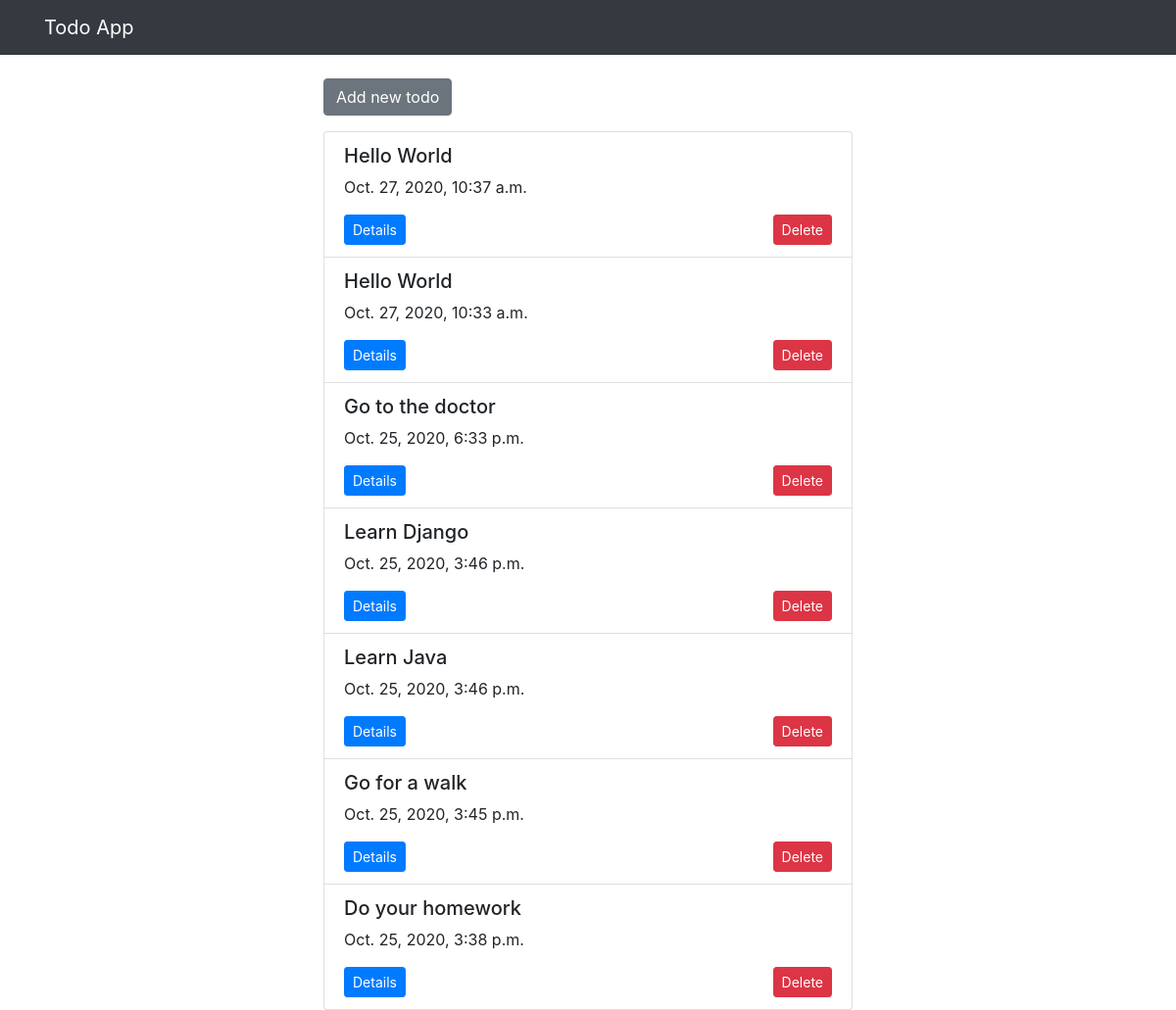
/todos/, run on an earlier commit of the app's database.
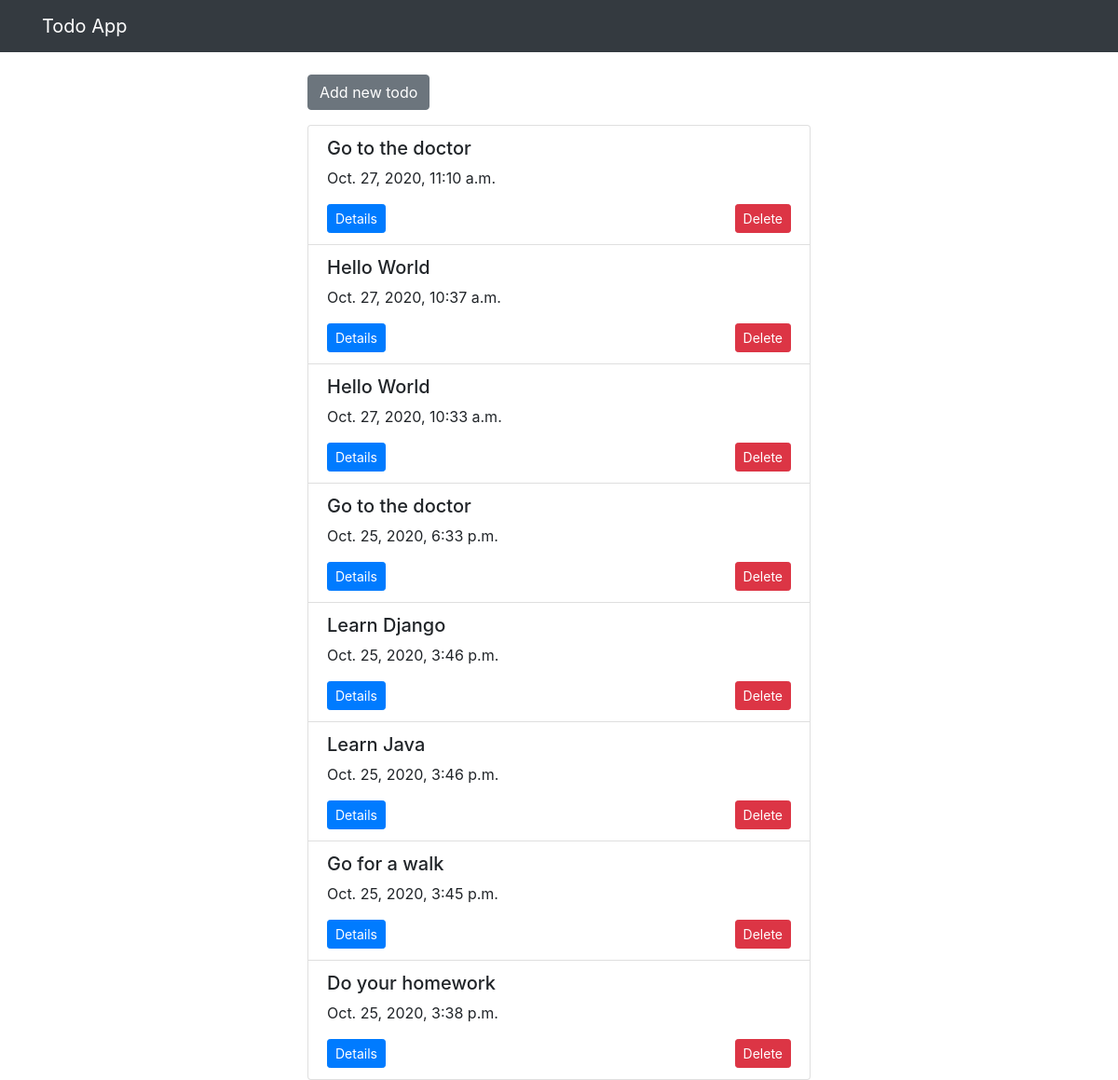
And on a later commit of the database.
### todolist/models.py (models this page shows, shortened)
class TodoItem(models.Model):
  todo_text = models.CharField(max_length=200)
  todo_status = models.BooleanField(default=False)
  pub_date = models.DateTimeField('date published')

### todolist/views.py (the view)
# urls.py: path('', views.IndexView.as_view(), name="index"),
class IndexView(generic.ListView):
    template_name = 'todolist/index.html'
    context_object_name = 'todo_items_list'
    def get_queryset(self):
        return TodoItem.objects.order_by('-pub_date')

### templates/todolist/index.html
{% extends 'base.html' %}
{% block content %}
<a href="{% url 'todolist:add_todo' %}">
  <div class="btn btn-secondary mb-3">
    Add new todo
  </div>
</a>
{% if todo_items_list %}
  <ul class="list-group">
  {% for todo in todo_items_list %}
    <li class="list-group-item">
      <h5 class="h5">{{ todo.todo_text }}</h5>
      <p>{{ todo.pub_date }}</p>
      <a href="{% url 'todolist:show_todo' todo.id %}">
        <div class="btn btn-primary btn-sm">Details</div>
      </a>
      <a href="{% url 'todolist:delete_todo' todo.id %}">
        <div class="btn btn-danger btn-sm float-right">Delete</div>
      </a>
    </li>
  {% endfor %}
  </ul>
{% else %}
  <p>No todos available</p>
{% endif %}
{% endblock %}

What changed in the data, as far as the page shows it:
added TodoItem: todo_text "Go to the doctor", pub_date "Oct. 27, 2020, 11:10 a.m."
